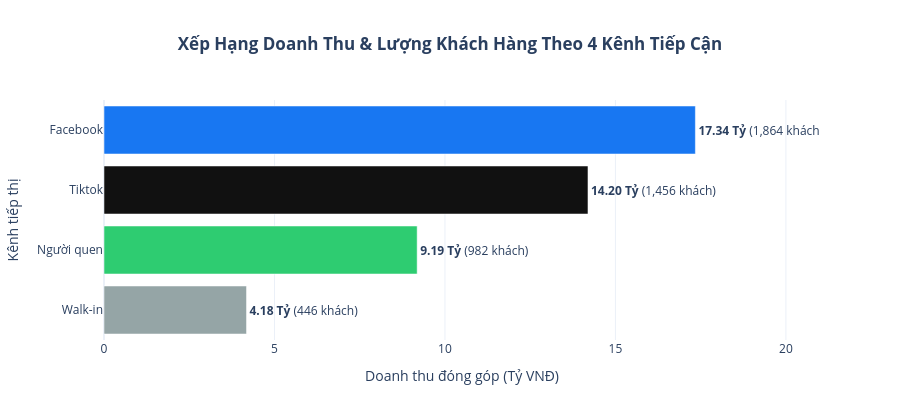

Notebook code for this chart:
### Markdown cell above
---
## 🎯 Tầng 3: Hiệu Quả Kênh Tiếp Thị & Chuyển Đổi Khách Hàng (Marketing Attribution)

Đánh giá chính xác kênh tiếp thị nào mang lại doanh thu cao nhất và phân tích xu hướng chi tiêu của khách hàng theo từng nguồn chuyển đổi.

### Code cell
# Biểu đồ 3.1: Xếp Hạng Doanh Thu & Khách Hàng Theo 4 Kênh Thu Hút (Horizontal Bar)
channel_stat = df.groupby("Nguon_Khach").agg(
    Doanh_Thu_Ty=("Doanh_Thu_Ty", "sum"),
    So_Khach=("ID_KhachHang", "count")
).reset_index().sort_values("Doanh_Thu_Ty", ascending=True)

fig3_1 = go.Figure()

fig3_1.add_trace(go.Bar(
    y=channel_stat["Nguon_Khach"],
    x=channel_stat["Doanh_Thu_Ty"],
    orientation="h",
    marker_color=["#95A5A6", "#2ECC71", "#111111", "#1877F2"],  # Walk-in, Người quen, TikTok, Facebook
    text=[f"<b>{rev:.2f} Tỷ</b> ({cnt:,} khách)" for rev, cnt in zip(channel_stat["Doanh_Thu_Ty"], channel_stat["So_Khach"])],
    textposition="outside",
    hovertemplate="Kênh: <b>%{y}</b><br>Doanh thu: <b>%{x:.2f} Tỷ VNĐ</b><extra></extra>"
))

fig3_1.update_layout(
    title="<b>Xếp Hạng Doanh Thu & Lượng Khách Hàng Theo 4 Kênh Tiếp Cận</b>",
    title_x=0.5,
    xaxis=dict(title="Doanh thu đóng góp (Tỷ VNĐ)", range=[0, 21]),
    yaxis=dict(title="Kênh tiếp thị"),
    template=PLOTLY_TEMPLATE,
    height=420
)
fig3_1.show()

### Figure 1 — Plotly figure (JSON) as saved in the notebook; plotly's stock layout.template omitted (floating-point values rounded to 4 significant figures)
{"data": [{"hovertemplate": "Kênh: <b>%{y}</b><br>Doanh thu: <b>%{x:.2f} Tỷ VNĐ</b><extra></extra>", "marker": {"color": ["#95A5A6", "#2ECC71", "#111111", "#1877F2"]}, "orientation": "h", "text": ["<b>4.18 Tỷ</b> (446 khách)", "<b>9.19 Tỷ</b> (982 khách)", "<b>14.20 Tỷ</b> (1,456 khách)", "<b>17.34 Tỷ</b> (1,864 khách)"], "textposition": "outside", "type": "bar", "x": [4.18, 9.185, 14.2, 17.34], "y": ["Walk-in", "Người quen", "Tiktok", "Facebook"]}], "layout": {"height": 420, "title": {"text": "<b>Xếp Hạng Doanh Thu & Lượng Khách Hàng Theo 4 Kênh Tiếp Cận</b>", "x": 0.5}, "xaxis": {"range": [0, 21], "title": {"text": "Doanh thu đóng góp (Tỷ VNĐ)"}}, "yaxis": {"title": {"text": "Kênh tiếp thị"}}}}
